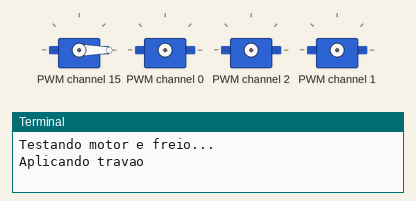
A program run on a simulated Raspberry Pi (BCM pin numbers). Parts: 4 × servo, the last lines printed to the terminal. Servo angles are drawn from the pulse width (0.5 ms = 0°, 2.5 ms = 180°). At 7.0 s the program stops and its outputs stay as they are.

Above: at 0.1 s.
At 5.1 s:
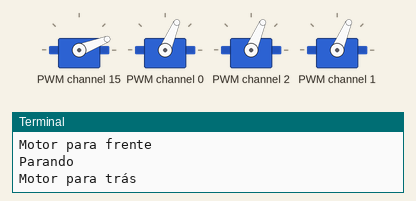
Timing chart, 0 to 6.6 s (numbered marks = the images above):
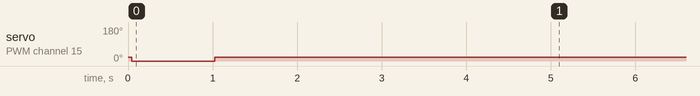

The program:

piracer.py
```python
import smbus2
import time

class PCA9685:
    # Registradores do PCA9685
    MODE1              = 0x00
    MODE2              = 0x01
    SUBADR1           = 0x02
    SUBADR2           = 0x03
    SUBADR3           = 0x04
    PRESCALE          = 0xFE
    LED0_ON_L         = 0x06
    LED0_ON_H         = 0x07
    LED0_OFF_L        = 0x08
    LED0_OFF_H        = 0x09
    ALL_LED_ON_L      = 0xFA
    ALL_LED_ON_H      = 0xFB
    ALL_LED_OFF_L     = 0xFC
    ALL_LED_OFF_H     = 0xFD

    def __init__(self, address=0x40, bus_number=1):
        self.address = address
        self.bus = smbus2.SMBus(bus_number)

        # Inicializa o PCA9685
        self.bus.write_byte_data(self.address, self.MODE1, 0x00)
        time.sleep(0.005)  # Aguarda 5ms para estabilizar

        # Define frequência para 50Hz OBS: bom para servos
        self.set_pwm_freq(50)
        time.sleep(0.005)

    def set_pwm_freq(self, freq):
        """Define a frequência PWM"""
        prescaleval = 25000000.0    # 25MHz
        prescaleval /= 4096.0       # 12-bit
        prescaleval /= float(freq)
        prescaleval -= 1.0
        prescale = int(prescaleval + 0.5)

        oldmode = self.bus.read_byte_data(self.address, self.MODE1)
        newmode = (oldmode & 0x7F) | 0x10    # sleep
        self.bus.write_byte_data(self.address, self.MODE1, newmode)  # vai para sleep
        self.bus.write_byte_data(self.address, self.PRESCALE, prescale)
        self.bus.write_byte_data(self.address, self.MODE1, oldmode)
        time.sleep(0.005)
        self.bus.write_byte_data(self.address, self.MODE1, oldmode | 0x80)

    def set_pwm(self, channel, on, off):
        """Define o PWM para um canal"""
        on = int(on)
        off = int(off)
        self.bus.write_byte_data(self.address, self.LED0_ON_L + 4 * channel, on & 0xFF)
        self.bus.write_byte_data(self.address, self.LED0_ON_H + 4 * channel, on >> 8)
        self.bus.write_byte_data(self.address, self.LED0_OFF_L + 4 * channel, off & 0xFF)
        self.bus.write_byte_data(self.address, self.LED0_OFF_H + 4 * channel, off >> 8)

    def set_duty_cycle(self, channel, duty_cycle):
        """Define duty cycle (0-100)"""
        value = int(duty_cycle * 4095 / 100)  # Converte para 12-bit
        self.set_pwm(channel, 0, value)

    def set_servo_angle(self, channel, angle):
        """Define ângulo do servo (0-180)"""
        # Converte ângulo para pulso (cerca de 150-600 para 0-180 graus)
        pulse = int(150 + (angle * 450 / 180))
        self.set_pwm(channel, 0, pulse)

class PiRacer:
    def __init__(self, pca_address=0x40):
        self.pca = PCA9685(address=pca_address)

        # Canais para motor DC (por saber)
        self.MOTOR1_IN1 = 0  # LED0
        self.MOTOR1_IN2 = 1  # LED1
        self.MOTOR1_VREF = 2  # LED2

        # Canal para servo freio
        self.SERVO_BRAKE = 15  # LED15

        # Inicializa tudo parado
        self.stop_motors()
        self.release_brake()

    def set_motor(self, speed):
        """
        Controla o motor DC
        speed: -100 a 100 (negativo para trás, positivo para frente)
        """
        if speed > 0:  # Frente
            self.pca.set_duty_cycle(self.MOTOR1_IN1, 100)  # HIGH
            self.pca.set_duty_cycle(self.MOTOR1_IN2, 0)    # LOW
            self.pca.set_duty_cycle(self.MOTOR1_VREF, abs(speed))
        elif speed < 0:  # Trás
            self.pca.set_duty_cycle(self.MOTOR1_IN1, 0)    # LOW
            self.pca.set_duty_cycle(self.MOTOR1_IN2, 100)  # HIGH
            self.pca.set_duty_cycle(self.MOTOR1_VREF, abs(speed))
        else:  # Parado
            self.stop_motors()

    def stop_motors(self):
        """Para os motores"""
        self.pca.set_duty_cycle(self.MOTOR1_IN1, 0)
        self.pca.set_duty_cycle(self.MOTOR1_IN2, 0)
        self.pca.set_duty_cycle(self.MOTOR1_VREF, 0)

    def set_brake(self, position):
        """
        Controla o servo do freio
        position: 0-180 graus
        """
        self.pca.set_servo_angle(self.SERVO_BRAKE, position)

    def apply_brake(self):
        """Aplica freio totalmente"""
        self.set_brake(180)

    def release_brake(self):
        """Solta o freio totalmente"""
        self.set_brake(0)


if __name__ == "__main__":
    try:
        car = PiRacer()

        print("Testando motor e freio...")


        print("Aplicando travao")
        car.apply_brake()
        time.sleep(1)

        print("Soltando travao")
        car.release_brake()
        time.sleep(1)


        print("Motor para frente")
        car.set_motor(50)  # 50% velocidade para frente
        time.sleep(2)

        print("Parando")
        car.stop_motors()
        time.sleep(1)

        print("Motor para trás")
        car.set_motor(-50)  # 50% velocidade para trás
        time.sleep(2)

        print("Parando")
        car.stop_motors()

    except KeyboardInterrupt:
        print("\nPrograma interrompido ")
        car.stop_motors()
        car.release_brake()
```

Measured:
- by itself, servo on PWM channel 15: 21° → 0° at 0.04 s, → 21° 0.98 s later
